Frame 1 (no input): blank canvas, image omitted
Frame 60 (no input): blank canvas, image omitted
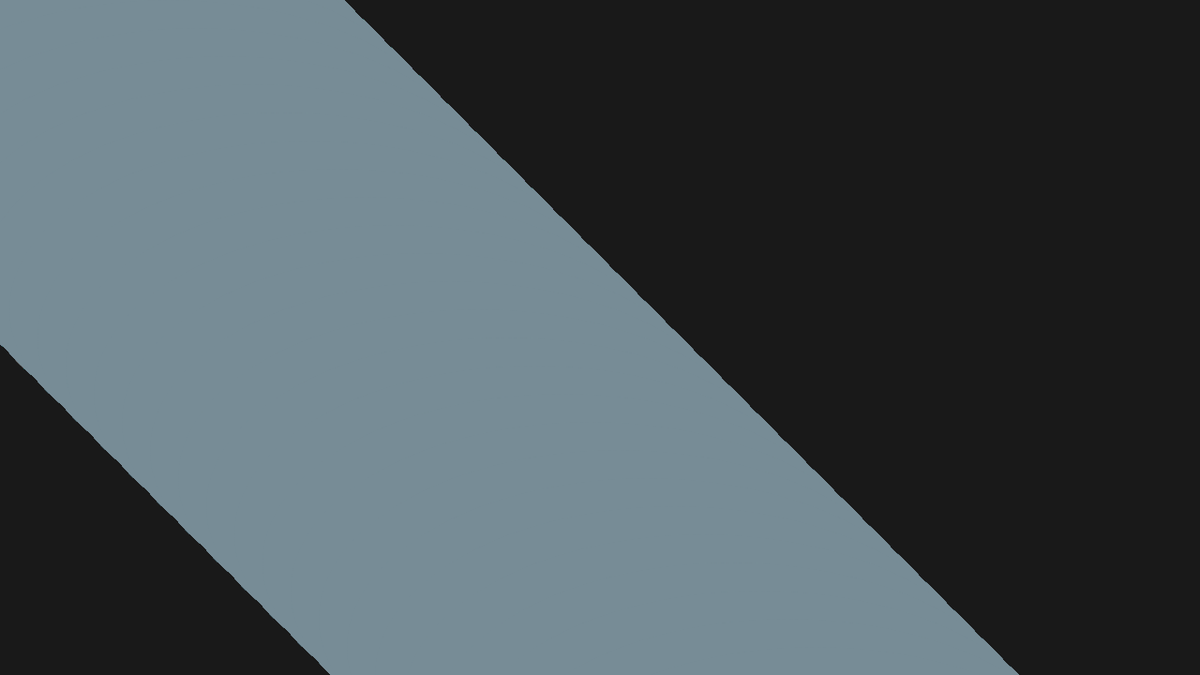
Frame 120 (the mouse pressed at the canvas centre since frame 60)

The p5.js sketch whose frames 1 and 60 were blank and that drew this single picture after the mouse press (run headless with seeded random() and noise() and a simulated clock; from frame 60 on, the mouse is pressed at the canvas centre):

// p5.js sketch
// ── sketch.js
function setup() {

  createCanvas(1280, 720);
  background(25,25,25);
}


function draw () {
	var y = 30;
	var x = 30;
	var yy = 700

	for (var y = 30; y < 1000; x = y = y + 30){
		noStroke()
		fill(119,140,150);
		ellipse(x,y,mouseX,mouseY);
	}


}
